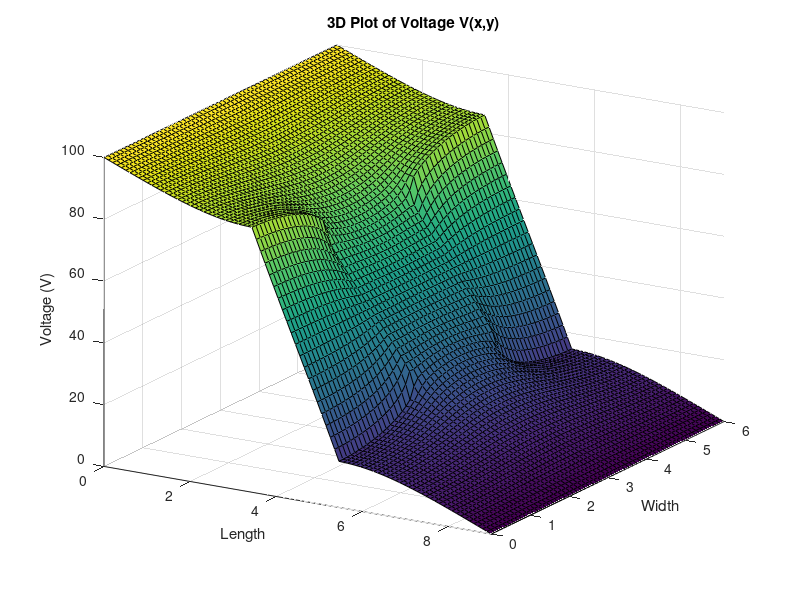
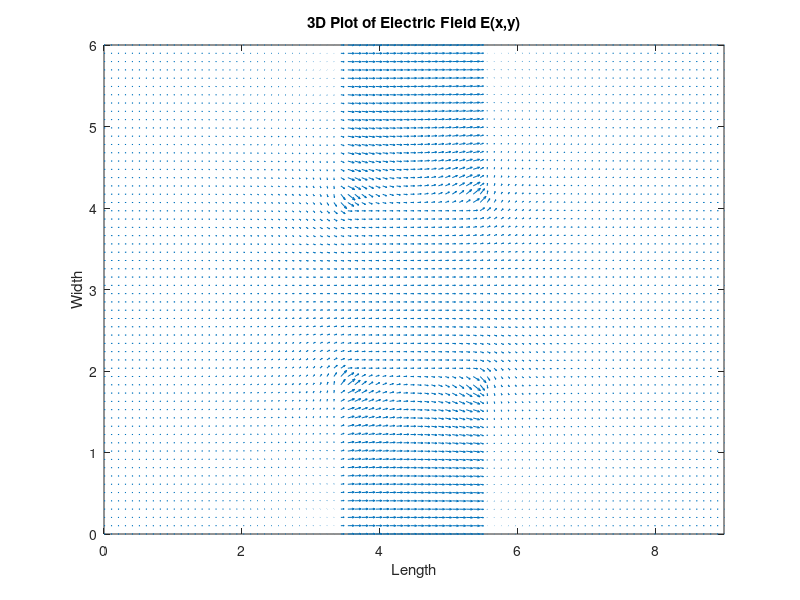
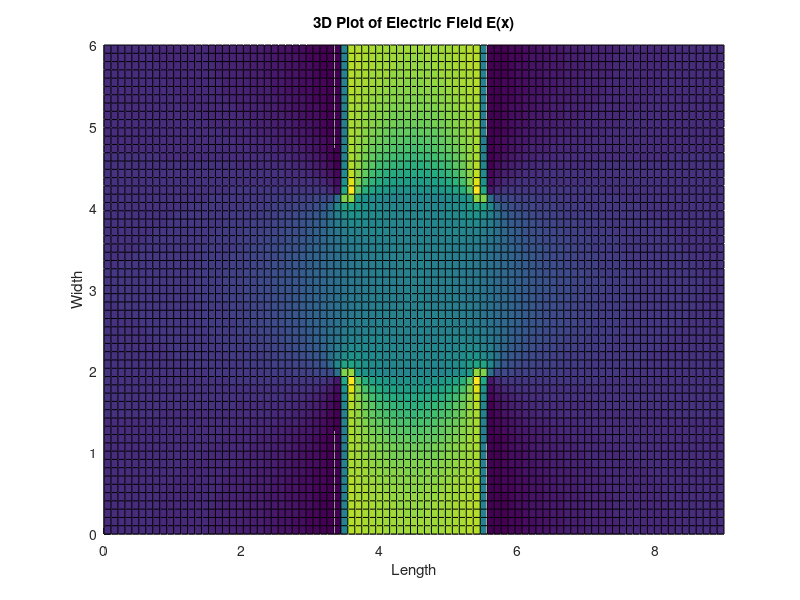
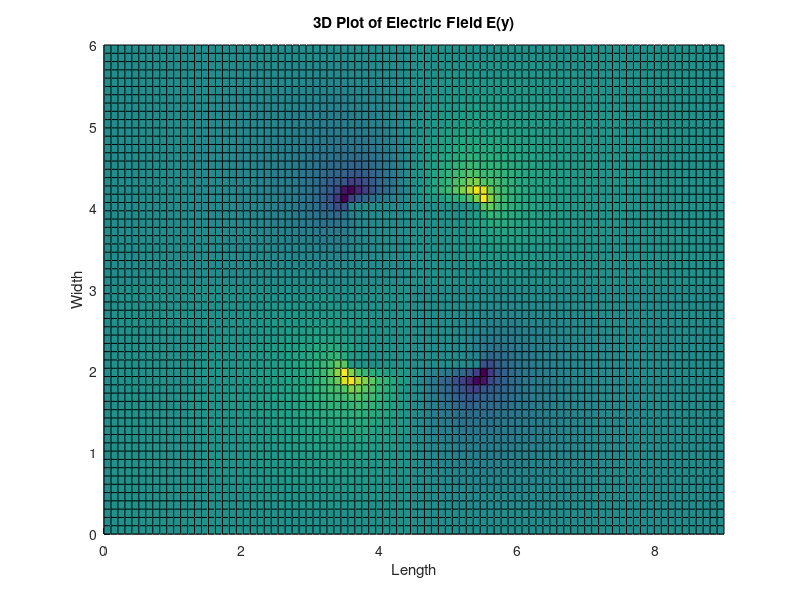

These figures' MATLAB source, in order:
clear
close

%% ELEC4700 Assignment 2 Part 2(a)

VoL = 100; % Left side of the Area has Boundary Voltage = VoL
VoR = 0; % Right side of the Area has Boundary Voltage = VoR
VoT = 0; % Top side of the Area has Boundary Voltage = VoT
VoB = 0; % Bottom side of the Area has Boundary Voltage = VoB
Pixel = 10; % Number of mesh per unit length/width

Lb = 2; % Box Length
Wb = 2; % Box Width
xBox = Lb*Pixel; % Box length Pixel Number
yBox = Wb*Pixel; % Box width Pixel Number
L = 9; % Area Length
W = 6; % Area Width
nx = L*Pixel; % Area length Pixel Number
ny = W*Pixel; % Area wdith Pixel Number
sigma = 1; % Outside Box Area Conductivity
BoxSigma = 0.01; % Inside Box Area Conductivity
G = sparse(nx*ny); % G matrix has size(nx*ny,nx*ny)
B = zeros(nx*ny,1); % B is the product of G matrix * V
Conductivity = sigma*ones(nx,ny); % Conductivity of the entire area
%% (a) Calculate the current flow at the two contacts. Generate plots of Cond(x,y), V(x,y), E(x,y), J(x,y)

% At the left side of the area contact, follow euqation R =
% rho*Length/Area. In this case is a 2D model, so the area will be just
% Width. R = sigma*Length/Width = 1*9/6 = 1.5. Also, Current = Voltage/R =
% VoL/1.5 = 1/1.5 = 0.6667A.

% Set Inside Box area conductivity to variable BoxSigma
for iRow = 1:nx
    for jColumn = 1:ny

        if iRow>=(nx-xBox)/2 && iRow<=((nx+xBox)/2) && jColumn<=yBox
            Conductivity(iRow,jColumn) = BoxSigma;
        elseif iRow>=(nx-xBox)/2 && iRow<=((nx+xBox)/2) && jColumn<=ny && jColumn>ny-yBox
            Conductivity(iRow,jColumn) = BoxSigma;
        end
    end
end

% for jColumn = 1:ny
%     for iRow = 1:nx
for iRow = 1:nx
    for jColumn = 1:ny
        n = jColumn+(iRow-1)*ny;
        % Left side Boundary Condition
       
        if iRow == 1      
            G(n,:) = 0;
            G(n,n) = 1;
            B(n) = VoL;
        % Right side Boundary Condition
           
        elseif iRow == nx
            G(n,:) = 0;
            G(n,n) = 1;
            B(n) = VoR;

        % Bottom side Boundary Condition
        elseif jColumn == 1    
            nxm = jColumn+((iRow-1)-1)*ny;
            nxp = jColumn+((iRow+1)-1)*ny;
            nyp = (jColumn+1)+(iRow-1)*ny;

            rxm = (Conductivity(iRow,jColumn) + Conductivity(iRow-1,jColumn))/2;
            rxp = (Conductivity(iRow,jColumn) + Conductivity(iRow+1,jColumn))/2;
            ryp = (Conductivity(iRow,jColumn) + Conductivity(iRow,jColumn+1))/2;
            
            G(n,n) = -(rxm+rxp+ryp);
            G(n,nxm) = rxm;
            G(n,nxp) = rxp;
            G(n,nyp) = ryp;
            
        % Top side Boundary Condition
        elseif jColumn == ny 
            nxm = jColumn+((iRow-1)-1)*ny;
            nxp = jColumn+((iRow+1)-1)*ny;
            nym = (jColumn-1)+(iRow-1)*ny;

            rxm = (Conductivity(iRow,jColumn) + Conductivity(iRow-1,jColumn))/2;
            rxp = (Conductivity(iRow,jColumn) + Conductivity(iRow+1,jColumn))/2;
            rym = (Conductivity(iRow,jColumn) + Conductivity(iRow,jColumn-1))/2;
            
            G(n,n) = -(rxm+rxp+rym);
            G(n,nxm) = rxm;
            G(n,nxp) = rxp;
            G(n,nym) = rym;

        else 
            nxm = jColumn+((iRow-1)-1)*ny;
            nxp = jColumn+((iRow+1)-1)*ny;
            nym = (jColumn-1)+(iRow-1)*ny;
            nyp = (jColumn+1)+(iRow-1)*ny;

            rxm = (Conductivity(iRow,jColumn) + Conductivity(iRow-1,jColumn))/2;
            rxp = (Conductivity(iRow,jColumn) + Conductivity(iRow+1,jColumn))/2;
            rym = (Conductivity(iRow,jColumn) + Conductivity(iRow,jColumn-1))/2;
            ryp = (Conductivity(iRow,jColumn) + Conductivity(iRow,jColumn+1))/2;
            
            G(n,n) = -(rxm+rxp+rym+ryp);
            G(n,nxm) = rxm;
            G(n,nxp) = rxp;
            G(n,nym) = rym;
            G(n,nyp) = ryp;
        end

    end

end


% 3D Plot of Voltage V(x,y)
figure('name','Voltage V(x,y)')

Vn = G\B; % Find (ny*ny:1) size, V = G\B
% Mapping the V to the matrix size of nx*ny
for iRow = 1: nx
    for jColumn = 1:ny
         n = jColumn+(iRow-1)*ny;
         V(iRow,jColumn) = Vn(n);    
    end
end

x = linspace(0,L,nx);
y = linspace(0,W,ny);
[X,Y] = meshgrid(x,y);

surf(x,y,V')
view(31,23)
xlim([0 L])
ylim([0 W])
title("3D Plot of Voltage V(x,y)")
xlabel("Length")
ylabel("Width")
zlabel("Voltage (V)")

% 3D Plot of Electric Field E(x,y)
[Ex,Ey] = gradient(V');
figure('name','Electric Field E(x,y)')
quiver(X,Y,-Ex,-Ey)
xlim([0 L])
ylim([0 W])
title("3D Plot of Electric Field E(x,y)")
xlabel("Length")
ylabel("Width")
zlabel("Electric Field (V/m)")

figure('name','Electric Field E(x)')
surf(X,Y,-Ex)
xlim([0 L])
ylim([0 W])
title("3D Plot of Electric Field E(x)")
xlabel("Length")
ylabel("Width")
zlabel("Electric Field (V/m)")
view(2)

figure('name','Electric Field E(y)')
surf(X,Y,-Ey)
xlim([0 L])
ylim([0 W])
title("3D Plot of Electric Field E(y)")
xlabel("Length")
ylabel("Width")
zlabel("Electric Field (V/m)")
view(2)

%E = sqrt((Ex.^2)+ (Ey.^2));

% 3D Plot of Conductivity Cond(x,y)
figure('name','Conductivity Cond(x,y)')
cond = Conductivity';
surf(X,Y,cond)
xlim([0 L])
ylim([0 W])
title("3D Plot of Conductivity Cond(x,y)")
xlabel("Length")
ylabel("Width")
zlabel("Conductivity (ohm*m)")

% 3D Plot of Current Density J(x,y)
figure('name','Current density J(x,y)')
Jx = cond.*(-Ex);
Jy = cond.*(-Ey);


quiver(X,Y,Jx,Jy)
xlim([0 L])
ylim([0 W])
title("3D Plot of Current Density J(x,y)")
xlabel("Length")
ylabel("Width")
zlabel("Current Density (A/Area)")